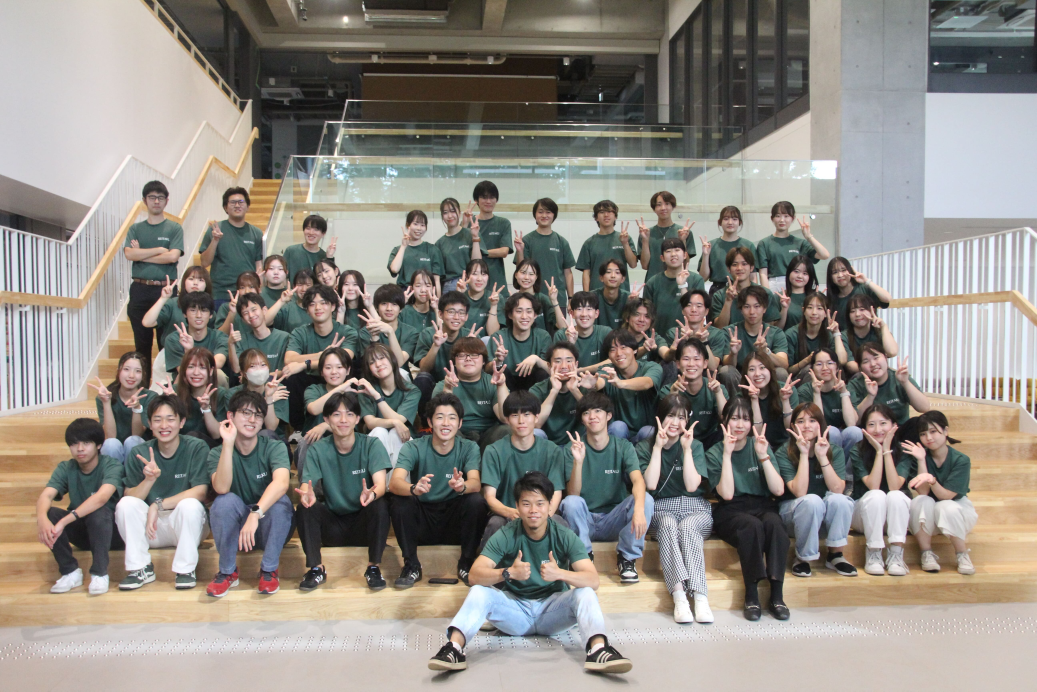
#> input picture weeks/week-11/reitaku.jpg, 5184 x 3456 px (shown at 1/5 size)
$ python detect_faces.py
#> lines starting #> are read from the running program, lines starting #| are printed output that depends on the picture; after the words box and inside, x2 and y2 are one past the last pixel; in counts of white or black regions, pixels touching at a corner belong together
"""Still-image detection; no identity or attendance inference.
Install OpenCV 4 first: python3 -m pip install "opencv-python<5"
Run: python3 detect_faces.py [path/to/image.jpg]
"""
import csv
import sys
from pathlib import Path
import cv2


def detect(image_path):
    image = cv2.imread(str(image_path))
#> image is the input picture: shape (3456, 5184, 3); mean B, G, R 130.8, 137.2, 142.4
    if image is None:
        raise FileNotFoundError(image_path)
    height, width = image.shape[:2]
#> height = 3456; width = 5184
    image = cv2.resize(image, (1200, round(height * 1200 / width)))
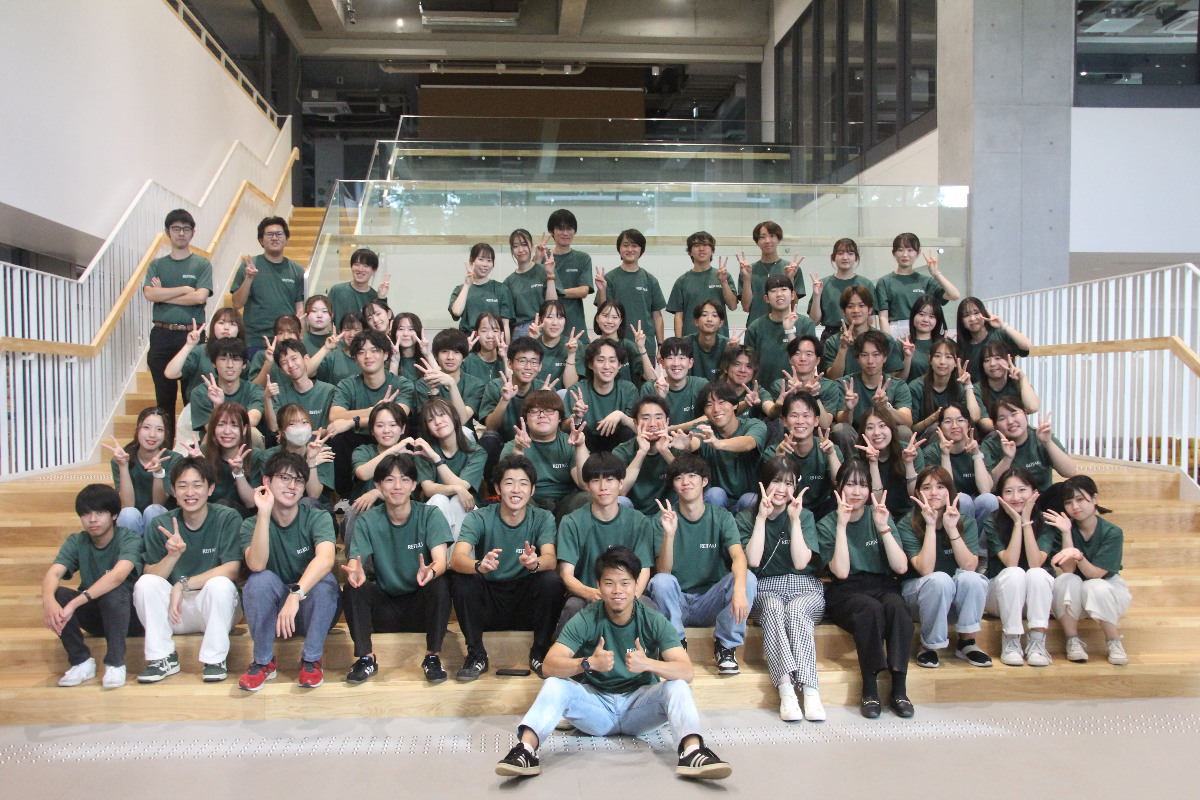
#> image: shape (800, 1200, 3); mean B, G, R 130.7, 137.1, 142.3
    gray = cv2.cvtColor(image, cv2.COLOR_BGR2GRAY)
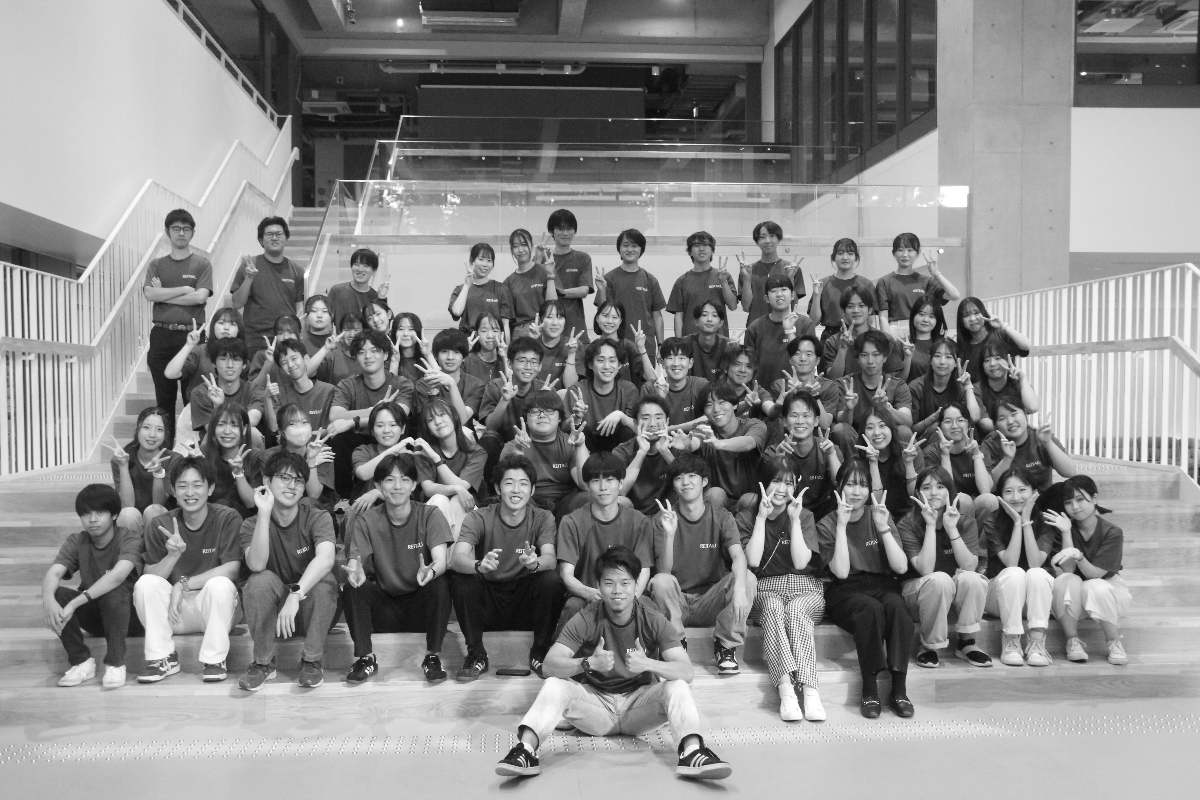
#> gray: shape (800, 1200); min 7, max 255, mean 137.9
    classifier = cv2.CascadeClassifier(
        cv2.data.haarcascades + "haarcascade_frontalface_default.xml")
    faces = classifier.detectMultiScale(gray, scaleFactor=1.1,
                                       minNeighbors=5, minSize=(20, 20))
#> faces = 38 rows, first 6: [166, 217, 31, 31], [261, 223, 27, 27], [618, 236, 25, 25], [891, 239, 30, 30], [832, 242, 28, 28], [843, 296, 27, 27]
    return image, faces


def main():
    source = Path(sys.argv[1]) if len(sys.argv) > 1 else Path(__file__).with_name("reitaku.jpg")
    image, faces = detect(source)
    cv2.imwrite("vision-input.jpg", image)
    with open("detected-boxes.csv", "w", encoding="utf-8", newline="") as file:
        writer = csv.writer(file, lineterminator=chr(10))
        writer.writerow(["x", "y", "w", "h"])
        for x, y, w, h in faces:
            writer.writerow([int(x), int(y), int(w), int(h)])
            cv2.rectangle(image, (x, y), (x + w, y + h), (0, 255, 0), 2)
#> this loop made 38 passes
#> (x, y, w, h) on passes 1 to 12: (166, 217, 31, 31), (261, 223, 27, 27), (618, 236, 25, 25), (891, 239, 30, 30), (832, 242, 28, 28), (843, 296, 27, 27), (306, 301, 27, 27), (597, 306, 27, 27), (696, 305, 26, 26), (912, 304, 28, 28), (959, 303, 28, 28), (540, 306, 29, 29)
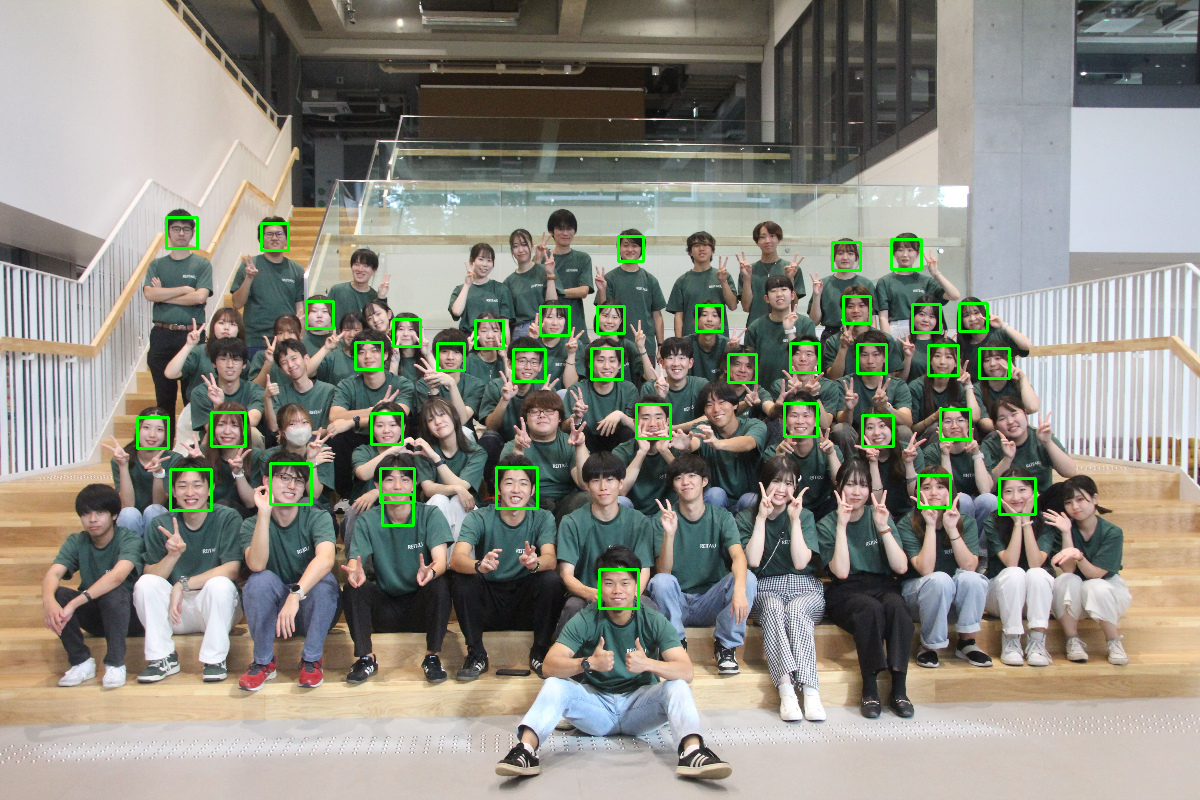
#> image: shape (800, 1200, 3); 1.44% of pixels changed, all inside (x1, y1, x2, y2) = (136, 216, 1037, 610)
    cv2.imwrite("detected-faces.jpg", image)
    print(len(faces), "candidate face boxes; inspect misses and false positives.")
#| 38 candidate face boxes; inspect misses and false positives.


if __name__ == "__main__":
    main()
